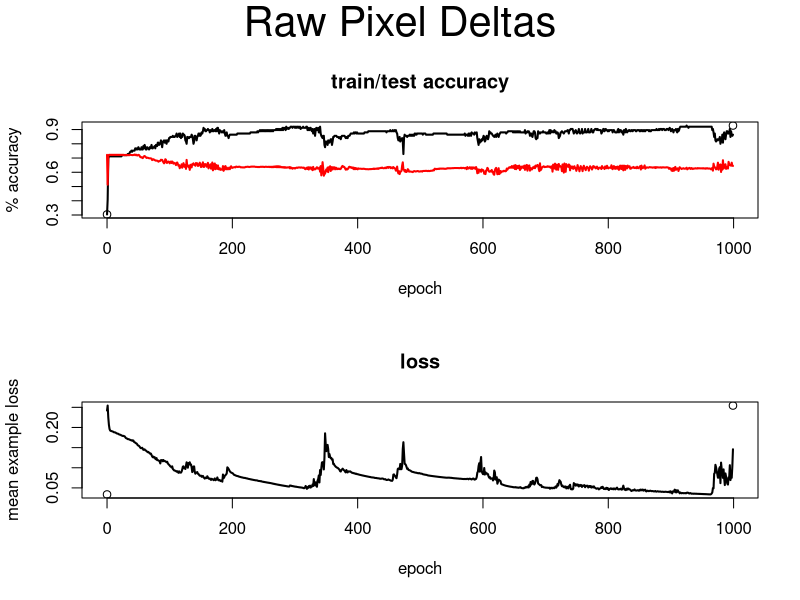

R code for this plot:
setwd("~/Dropbox/school/ermon_lab/3_rnn_classifier/results")


#df = read.csv('overfitting_curves_raw_seqs_100_examples.csv')
df = read.csv('overfitting_curves_raw_seqs_750_examples.csv')
#df = read.csv('overfitting_curves_raw_seqs_ALL_examples.csv') # random freqs 0.699, random perms 0.623   
#df = read.csv('overfitting_curves_normed_deltas_ALL_examples.csv')   # random freq 0.694, random perm 0.576
#df = read.csv('overfitting_curves_deltas_ALL_examples.csv')         # r freq:  0.698, r perm: 0.576
df = read.csv('test.csv')


par(mfrow=c(2,1),oma = c(0, 0, 2, 0)) 
# plot acc
plot(range(df$epoch), range(df$train_acc), ylab="% accuracy", xlab="epoch", main="train/test accuracy")
#abline(h = 0.698, lty = 2)    # random frequency baseline
#abline(h = 0.576, lty = 2)    # random permutation baseline
lines(df$train_acc~df$epoch, lwd=2)
lines(df$val_acc~df$epoch, col="red", lwd=2)
# plot loss
plot(range(df$epoch), range(df$mean_loss), ylab="mean example loss", xlab="epoch", main="loss")
lines(df$mean_loss~df$epoch, lwd=2)
# main title
mtext("Raw Pixel Deltas", outer = TRUE, cex = 2.5)

